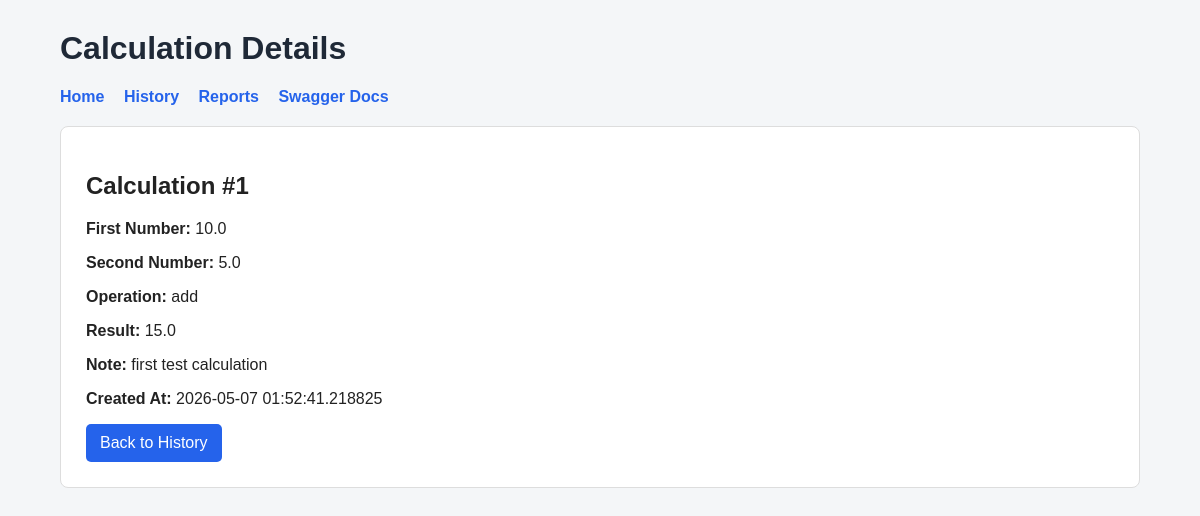
Page /history/1 on the committed database.
### app/models/calculation.py (models this page shows)
class Calculation(Base):
    __tablename__ = "calculations"
    id = Column(Integer, primary_key=True, index=True)
    first_number = Column(Float, nullable=False)
    second_number = Column(Float, nullable=False)
    operation = Column(String, nullable=False)
    result = Column(Float, nullable=False)
    note = Column(String, default="")
    created_at = Column(DateTime, default=datetime.utcnow)

### app/main.py (the view)
@app.get("/history/{calculation_id}", response_class=HTMLResponse)
def detail_page(
    calculation_id: int,
    request: Request,
    db: Session = Depends(get_db),
):
    calculation = get_one_calculation(db, calculation_id)
    return templates.TemplateResponse(
        request=request,
        name="detail.html",
        context={
            "calculation": calculation,
        },
    )

### templates/detail.html (shortened to what this page needs)
<!DOCTYPE html>
<html>
<head>
    <link rel="stylesheet" href="/static/style.css">
</head>
<body>
    <div class="container">
        <h1>Calculation Details</h1>
        <nav>
            <a href="/">Home</a>
            <a href="/history">History</a>
            <a href="/reports">Reports</a>
            <a href="/docs">Swagger Docs</a>
        </nav>
        <div class="card">
            {% if calculation %}
                <h2>Calculation #{{ calculation.id }}</h2>
                <p><strong>First Number:</strong> {{ calculation.first_number }}</p>
                <p><strong>Second Number:</strong> {{ calculation.second_number }}</p>
                <p><strong>Operation:</strong> {{ calculation.operation }}</p>
                <p><strong>Result:</strong> {{ calculation.result }}</p>
                <p><strong>Note:</strong> {{ calculation.note }}</p>
                <p><strong>Created At:</strong> {{ calculation.created_at }}</p>
                <a class="button-link" href="/history">Back to History</a>
            {% else %}
                <p>This calculation was not found.</p>
                <a class="button-link" href="/history">Back to History</a>
            {% endif %}
        </div>
    </div>
</body>
</html>

### static/style.css (style rules this page uses)
body { font-family: Arial, sans-serif; background-color: #f4f6f8; margin: 0; padding: 0; color: #222; }
.container { width: 90%; max-width: 1100px; margin: 30px auto; }
h1 { color: #1f2937; }
nav { margin-bottom: 20px; }
nav a { margin-right: 15px; text-decoration: none; color: #2563eb; font-weight: bold; }
.card { background-color: white; padding: 25px; border-radius: 8px; border: 1px solid #ddd; }
button, .button-link { background-color: #2563eb; color: white; border: none; padding: 10px 14px; border-radius: 5px; text-decoration: none; cursor: pointer; display: inline-block; }

### rows in the picture
Calculation: id "1", first_number "10.0", second_number "5.0", operation "add", result "15.0", note "first test calculation", created_at "2026-05-07 01:52:41.218825"
